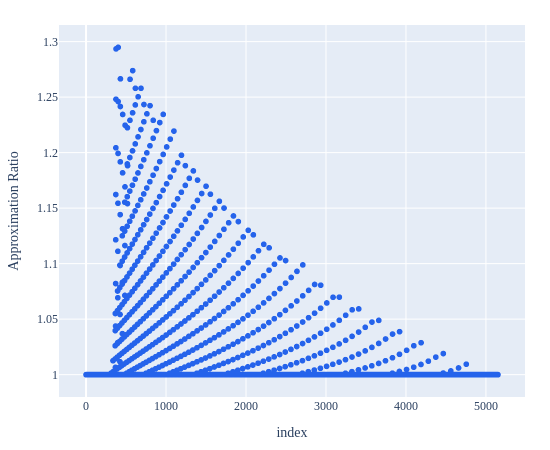

Source (notebook cell):
### Code cell
fig = px.scatter(df, y="r_mult")
fig.update_layout(
    width=550, height=450,
    font=dict(family="iosevka"),
    yaxis=dict(title="Approximation Ratio"),
    margin=dict(t=25,b=25,l=25,r=25)
    )
fig.update_traces(marker=dict(color="rgba(37, 99, 235, 1)"))

### Figure 1 — Plotly figure (JSON) as saved in the notebook; plotly's stock layout.template omitted (floating-point values rounded to 4 significant figures; data arrays with more than 128 entries replaced by an {"elided": "..."} marker saying what was removed)
{"data": [{"hovertemplate": "index=%{x}<br>r_mult=%{y}<extra></extra>", "legendgroup": "", "marker": {"color": "rgba(37, 99, 235, 1)", "symbol": "circle"}, "mode": "markers", "name": "", "showlegend": false, "type": "scattergl", "x": {"elided": "5151 int values"}, "xaxis": "x", "y": {"elided": "5151 float values"}, "yaxis": "y"}], "layout": {"font": {"family": "iosevka"}, "height": 450, "legend": {"tracegroupgap": 0}, "margin": {"b": 25, "l": 25, "r": 25, "t": 25}, "width": 550, "xaxis": {"anchor": "y", "domain": [0, 1], "title": {"text": "index"}}, "yaxis": {"anchor": "x", "domain": [0, 1], "title": {"text": "Approximation Ratio"}}}}
